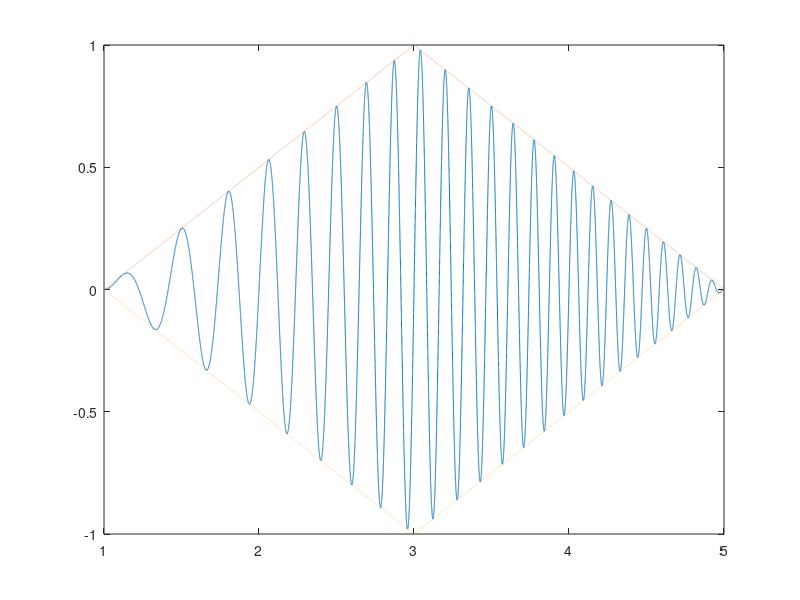

This chart was generated by the following MATLAB code:
t=[1:1/8000:5]';
x=sin(2*pi*t.*t);
x=x.*triang(length(x));
plot(t,x)
hold on
plot(t, triang(length(x)),':');
plot(t, -triang(length(x)),':');